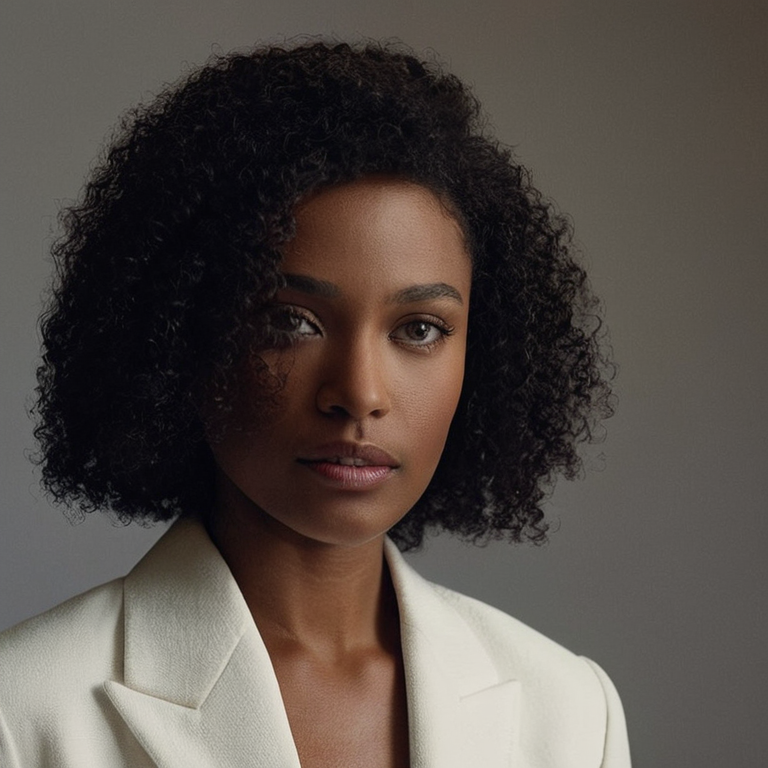
#> input picture Plan/Instructions/Operations/Pulled_Back_Artifacts/canny_w69_rightedge_masked_v3_seed711570105_20260707T132203-0500/images/canny_w69_rightedge_masked_v3_seed711570105_00001_.png, 768 x 768 px, found by its file name
$ python generate_wave70_face_identity_mask.py
#> lines starting #> are read from the running program, lines starting #| are printed output that depends on the picture
#> in main, source is the input picture: PIL image 768x768 RGB; mean R, G, B 85, 77.1, 71.8
#!/usr/bin/env python3
from __future__ import annotations

import argparse
import csv
import hashlib
import json
from pathlib import Path
from typing import Any, Dict, Iterable

from PIL import Image, ImageDraw, ImageFilter


RUN_STAMP = "20260707T142500-0500"
MASK_TYPE_ID = "mf70_face_identity_critical"
CONTRACT_ID = "mask_contract_wave70_mf70_face_identity_critical"
SCENE_ID = "scene_wave70_canny_v3_identity_mask"
MASK_ID = "scene_wave70_canny_v3__person_001__mf70_face_identity_critical__minor"
RESULT = "pass_local_wave70_mask_artifact_routing_support_final_blocked_generated_output_target_runtime"


def sha256_file(path: Path) -> str:
    digest = hashlib.sha256()
    with path.open("rb") as handle:
        for chunk in iter(lambda: handle.read(1024 * 1024), b""):
            digest.update(chunk)
    return digest.hexdigest()


def write_json(path: Path, data: Dict[str, Any]) -> None:
    path.parent.mkdir(parents=True, exist_ok=True)
    path.write_text(json.dumps(data, indent=2) + "\n", encoding="utf-8")


def rel(path: Path, root: Path) -> str:
    return path.resolve().relative_to(root.resolve()).as_posix()


def count_pixels(mask: Image.Image) -> Dict[str, Any]:
    histogram = mask.histogram()
    white = sum(histogram[250:])
    nonblack = sum(histogram[1:])
    total = sum(histogram)
    raw_bbox = mask.getbbox()
    bbox = None
    if raw_bbox:
        left, top, right, bottom = raw_bbox
        bbox = {
            "x_min": left,
            "y_min": top,
            "x_max": right - 1,
            "y_max": bottom - 1,
        }
    return {
        "white_pixel_count": white,
        "nonblack_pixel_count": nonblack,
        "coverage_percent": round(nonblack * 100.0 / total, 4),
        "bbox_pixels": bbox,
    }


def normalized_polygon(width: int, height: int) -> Iterable[tuple[int, int]]:
    return [
        (int(width * 0.50), int(height * 0.220)),
        (int(width * 0.235), int(height * 0.405)),
        (int(width * 0.300), int(height * 0.690)),
        (int(width * 0.700), int(height * 0.690)),
        (int(width * 0.765), int(height * 0.405)),
    ]


def make_mask(source: Image.Image) -> Image.Image:
    width, height = source.size
    base = Image.new("L", (width, height), 0)
#> base: PIL image 768x768 L; every value is 0
    draw = ImageDraw.Draw(base)
    draw.polygon(list(normalized_polygon(width, height)), fill=255)
    softened = base.filter(ImageFilter.GaussianBlur(radius=max(3, width // 170)))
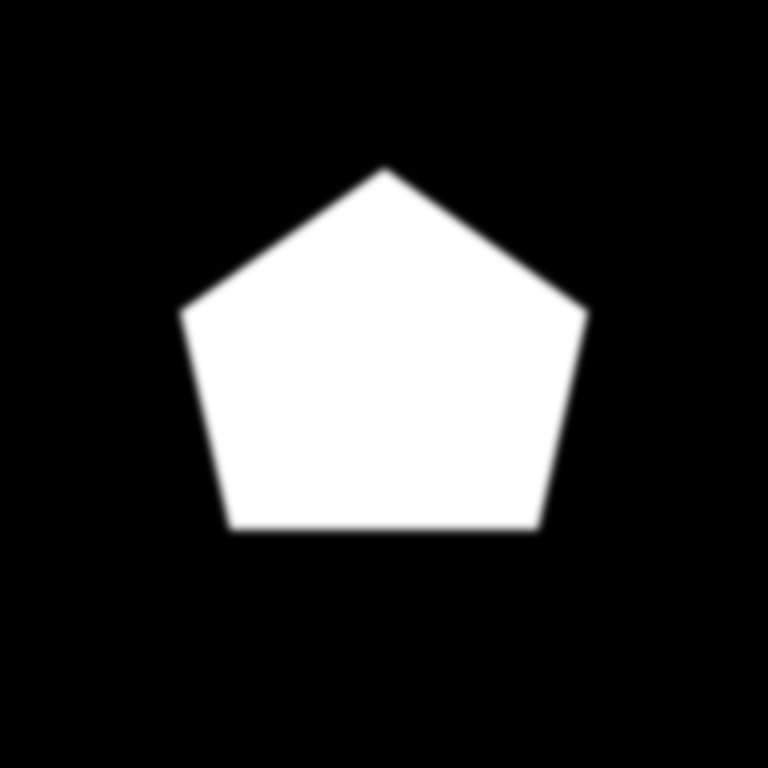
#> softened: PIL image 768x768 L; min 0, max 255, mean 46.5
    return softened


def make_overlay(source: Image.Image, mask: Image.Image) -> Image.Image:
    rgba = source.convert("RGBA")
    color = Image.new("RGBA", rgba.size, (0, 220, 255, 0))
    alpha = mask.point(lambda value: min(150, int(value * 0.58)))
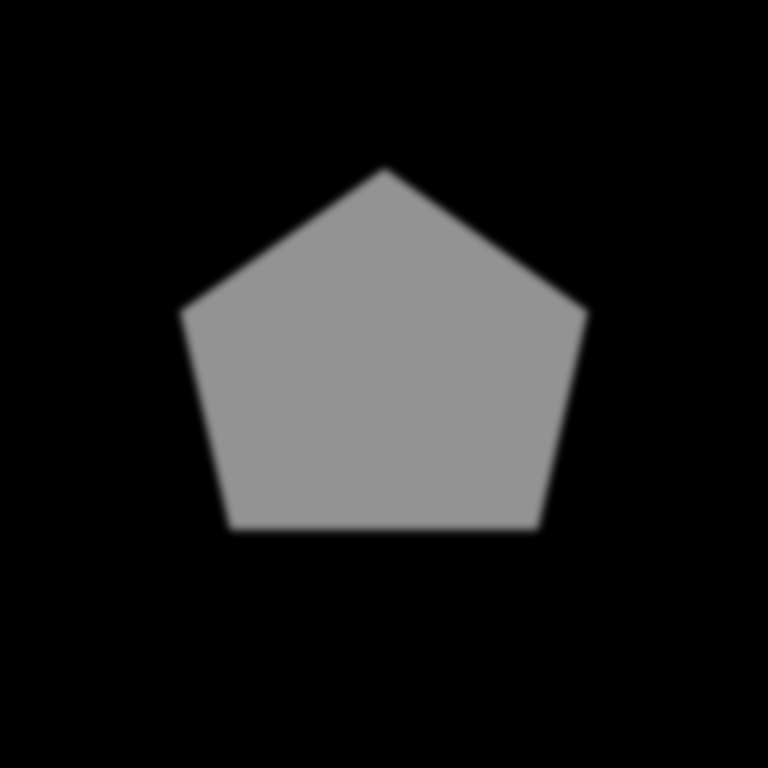
#> alpha: PIL image 768x768 L; min 0, max 147, mean 26.8
    color.putalpha(alpha)
    outline = Image.new("RGBA", rgba.size, (0, 0, 0, 0))
#> outline: PIL image 768x768 RGBA; every value is 0
#> (the rest of the program and of its run is left out)
